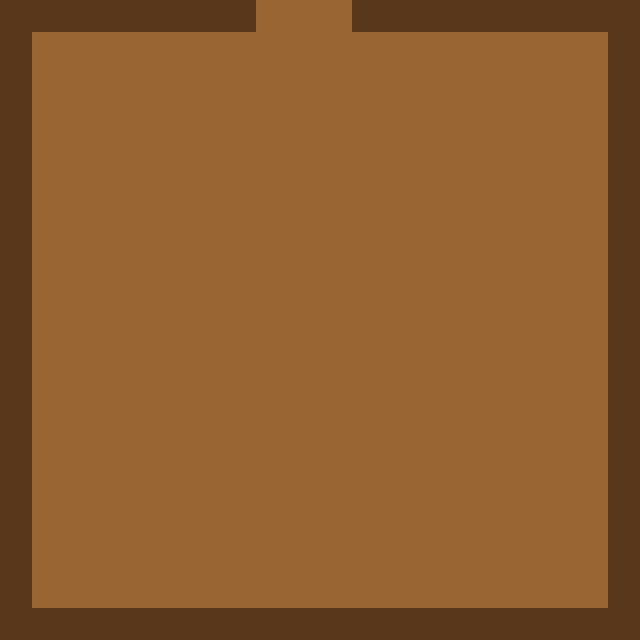

Rendered tile map (Tiled .tmx) drawn with the repository's tilesets; below, a short description and the full map source, tile grids included:
An orthogonal 20x20 tile map with 32x32 px tiles, 2 tile layers (ground, walls) and 12 objects (8x Obstacle, 2x Light, Zone, Exit).

<map version="1.0" orientation="orthogonal" width="20" height="20" tilewidth="32" tileheight="32">
 <tileset firstgid="1" name="tiles" tilewidth="32" tileheight="32">
  <image source="tilesets/tiles.png" width="160" height="192" />
 </tileset>
 <layer name="ground" width="20" height="20">
  <data encoding="csv">
29,29,29,29,29,29,29,29,29,29,29,29,29,29,29,29,29,29,29,29,
29,29,29,29,29,29,29,29,29,29,29,29,29,29,29,29,29,29,29,29,
29,29,29,29,29,29,29,29,29,29,29,29,29,29,29,29,29,29,29,29,
29,29,29,29,29,29,29,29,29,29,29,29,29,29,29,29,29,29,29,29,
29,29,29,29,29,29,29,29,29,29,29,29,29,29,29,29,29,29,29,29,
29,29,29,29,29,29,29,29,29,29,29,29,29,29,29,29,29,29,29,29,
29,29,29,29,29,29,29,29,29,29,29,29,29,29,29,29,29,29,29,29,
29,29,29,29,29,29,29,29,29,29,29,29,29,29,29,29,29,29,29,29,
29,29,29,29,29,29,29,29,29,29,29,29,29,29,29,29,29,29,29,29,
29,29,29,29,29,29,29,29,29,29,29,29,29,29,29,29,29,29,29,29,
29,29,29,29,29,29,29,29,29,29,29,29,29,29,29,29,29,29,29,29,
29,29,29,29,29,29,29,29,29,29,29,29,29,29,29,29,29,29,29,29,
29,29,29,29,29,29,29,29,29,29,29,29,29,29,29,29,29,29,29,29,
29,29,29,29,29,29,29,29,29,29,29,29,29,29,29,29,29,29,29,29,
29,29,29,29,29,29,29,29,29,29,29,29,29,29,29,29,29,29,29,29,
29,29,29,29,29,29,29,29,29,29,29,29,29,29,29,29,29,29,29,29,
29,29,29,29,29,29,29,29,29,29,29,29,29,29,29,29,29,29,29,29,
29,29,29,29,29,29,29,29,29,29,29,29,29,29,29,29,29,29,29,29,
29,29,29,29,29,29,29,29,29,29,29,29,29,29,29,29,29,29,29,29,
29,29,29,29,29,29,29,29,29,29,29,29,29,29,29,29,29,29,29,29
</data>
 </layer>
 <layer name="walls" width="20" height="20">
  <data encoding="csv">
24,24,24,24,24,24,24,24,0,0,0,24,24,24,24,24,24,24,24,24,
24,0,0,0,0,0,0,0,0,0,0,0,0,0,0,0,0,0,0,24,
24,0,0,0,0,0,0,0,0,0,0,0,0,0,0,0,0,0,0,24,
24,0,0,0,0,0,0,0,0,0,0,0,0,0,0,0,0,0,0,24,
24,0,0,0,0,0,0,0,0,0,0,0,0,0,0,0,0,0,0,24,
24,0,0,0,0,0,0,0,0,0,0,0,0,0,0,0,0,0,0,24,
24,0,0,0,0,0,0,0,0,0,0,0,0,0,0,0,0,0,0,24,
24,0,0,0,0,0,0,0,0,0,0,0,0,0,0,0,0,0,0,24,
24,0,0,0,0,0,0,0,0,0,0,0,0,0,0,0,0,0,0,24,
24,0,0,0,0,0,0,0,0,0,0,0,0,0,0,0,0,0,0,24,
24,0,0,0,0,0,0,0,0,0,0,0,0,0,0,0,0,0,0,24,
24,0,0,0,0,0,0,0,0,0,0,0,0,0,0,0,0,0,0,24,
24,0,0,0,0,0,0,0,0,0,0,0,0,0,0,0,0,0,0,24,
24,0,0,0,0,0,0,0,0,0,0,0,0,0,0,0,0,0,0,24,
24,0,0,0,0,0,0,0,0,0,0,0,0,0,0,0,0,0,0,24,
24,0,0,0,0,0,0,0,0,0,0,0,0,0,0,0,0,0,0,24,
24,0,0,0,0,0,0,0,0,0,0,0,0,0,0,0,0,0,0,24,
24,0,0,0,0,0,0,0,0,0,0,0,0,0,0,0,0,0,0,24,
24,0,0,0,0,0,0,0,0,0,0,0,0,0,0,0,0,0,0,24,
24,24,24,24,24,24,24,24,24,24,24,24,24,24,24,24,24,24,24,24
</data>
 </layer>
 <objectgroup name="entities" width="20" height="20">
  <object type="Obstacle" x="0" y="0" width="256" height="32" />
  <object type="Obstacle" x="352" y="0" width="256" height="32" />
  <object type="Obstacle" x="0" y="608" width="640" height="32" />
  <object type="Obstacle" x="0" y="32" width="32" height="576" />
  <object type="Obstacle" x="608" y="0" width="32" height="608" />
 </objectgroup>
 <objectgroup name="zones" width="20" height="20">
  <object name="playerStart" type="Zone" x="288" y="32" width="64" height="64" />
  <object type="Exit" x="256" y="-32" width="96" height="32">
   <properties>
    <property name="dest" value="1-yard" />
    <property name="ox" value="-49" />
    <property name="oy" value="-35" />
   </properties>
  </object>
  <object type="Obstacle" x="224" y="-64" width="32" height="64" />
  <object type="Obstacle" x="256" y="-64" width="96" height="32" />
  <object type="Obstacle" x="352" y="-64" width="32" height="64" />
 </objectgroup>
 <objectgroup name="lighting" width="20" height="20">
  <object type="Light" x="224" y="32" width="32" height="32">
   <properties>
    <property name="power" value="1" />
    <property name="size" value="3" />
   </properties>
   <ellipse />
  </object>
  <object type="Light" x="352" y="32" width="32" height="32">
   <properties>
    <property name="power" value="1" />
    <property name="size" value="3" />
   </properties>
   <ellipse />
  </object>
 </objectgroup>
</map>
